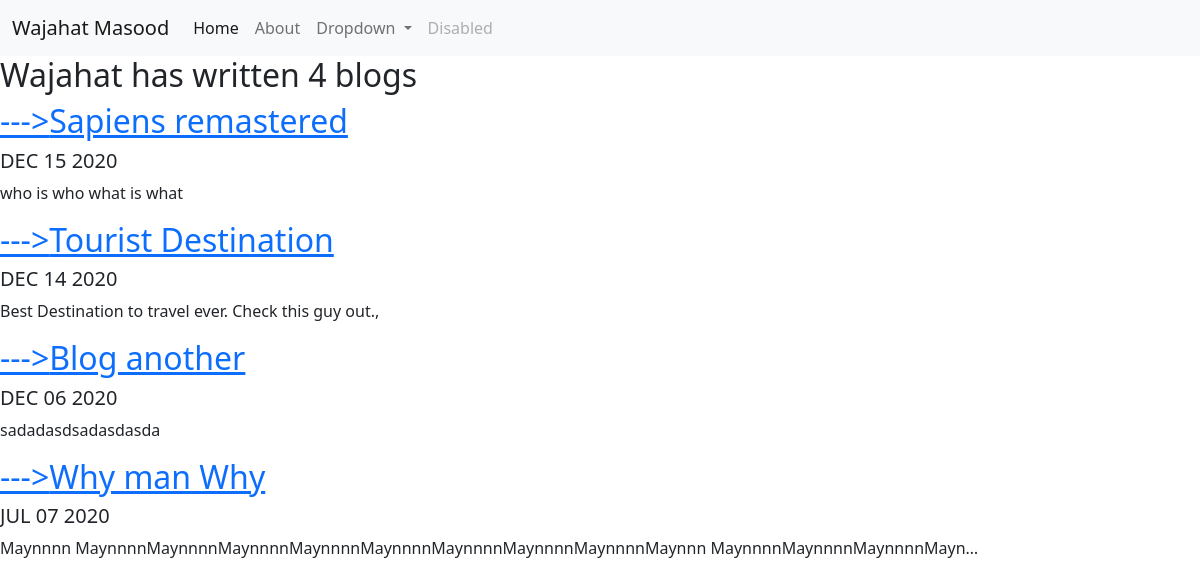
Screenshot of /blog/ with the database file from the repository.
### blog/models.py (models this page shows, shortened)
class Blog(models.Model):
    title = models.CharField(max_length=200)
    descritption = models.TextField()
    date = models.DateField()

### blog/views.py (the view)
# urls.py: path('', views.all_blogs, name='all_blogs'),
def all_blogs(request):
    blogs = Blog.objects.order_by('-date')[:]
    return render(request, 'blog/all_blogs.html', {"blogs": blogs})

### blog/templates/blog/all_blogs.html
{% extends 'portfolio/base.html' %}
{% block content %}
<h2>Wajahat has written {{ blogs.count }} blog{{blogs.count|pluralize}}</h2>
{% for blog in blogs %}
<a href="{% url 'blog:detail' blog.id  %}"><h2>--->{{  blog.title }}</h2></a>
<h5>{{ blog.date|date:'M d Y'| upper }}</h5>
<p>{{ blog.descritption|truncatechars:100 }}</p>
{% endfor %}
{% endblock %}

### rows the page displays
Blog: title "Sapiens remastered", date "DEC 15 2020", descritption "who is who what is what"
Blog: title "Tourist Destination", date "DEC 14 2020", descritption "Best Destination to travel ever. Check this guy out.,"
Blog: title "Blog another", date "DEC 06 2020", descritption "sadadasdsadasdasda"
Blog: title "Why man Why", date "JUL 07 2020", descritption "Maynnnn MaynnnnMaynnnnMaynnnnMaynnnnMaynnnnMaynnnnMaynnnnMaynnnnMaynnn MaynnnnMaynnnnMaynnnnMayn…"

### other values shown
{{ blogs.count }} "4"
